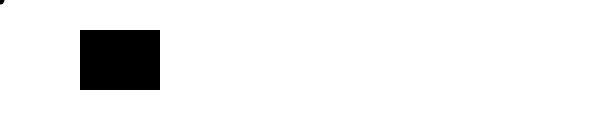
Frame 1 (no input)
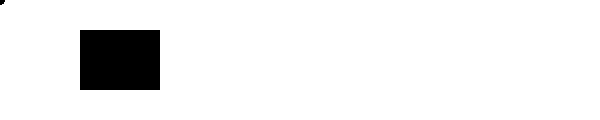
Frame 60 (no input)
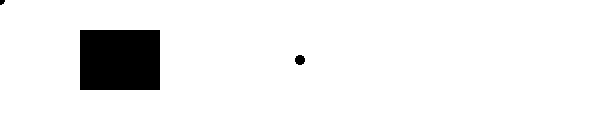
Frame 120 (the mouse pressed at the canvas centre since frame 60)

The p5.js sketch that drew these frames (run headless with seeded random() and noise() and a simulated clock; from frame 60 on, the mouse is pressed at the canvas centre):

// p5.js sketch
// ── sketch.js
var r, g, b;

//rectangle button
var x = 80;
var y = 30;
var w = 80;
var h = 60;

function setup() {
  createCanvas(600, 120);
  
  //set the starting color to black
  r = 0;
  g = 0;
  b = 0;
  noStroke();
}

function draw() {
    //set the fill to whatever values are held by r, g, and b
	  fill(r, g, b);
  	  ellipse(mouseX, mouseY, 9, 9);

  	  //draw the rectangle button over the mouse trail
  	  rect(x, y, w, h);

}

//whenever the mouse is pressed
function mousePressed(){
	//if the mouse is over the rectangle
	if ((mouseX > x) && (mouseX < x+w) &&
	    (mouseY > y) && (mouseY < y+h)) {

	    //set the red, green, and blue variables to a random value
	    r = random(0, 255); 
	    g = random(0, 255); 
	    b = random(0, 255);

	  } 
    
}
